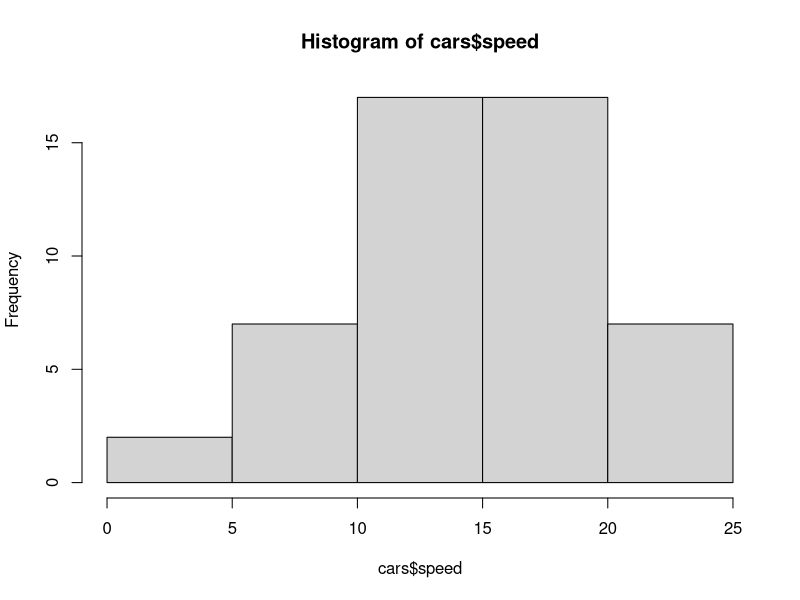
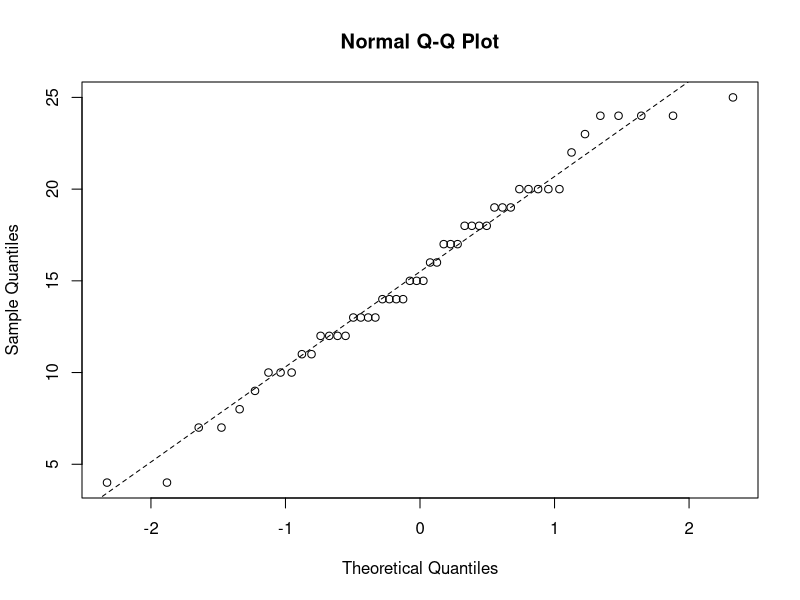
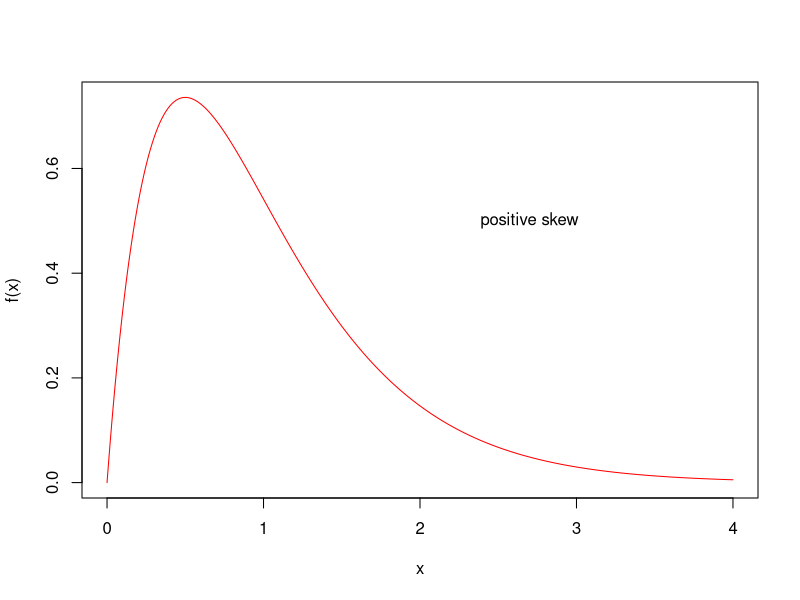
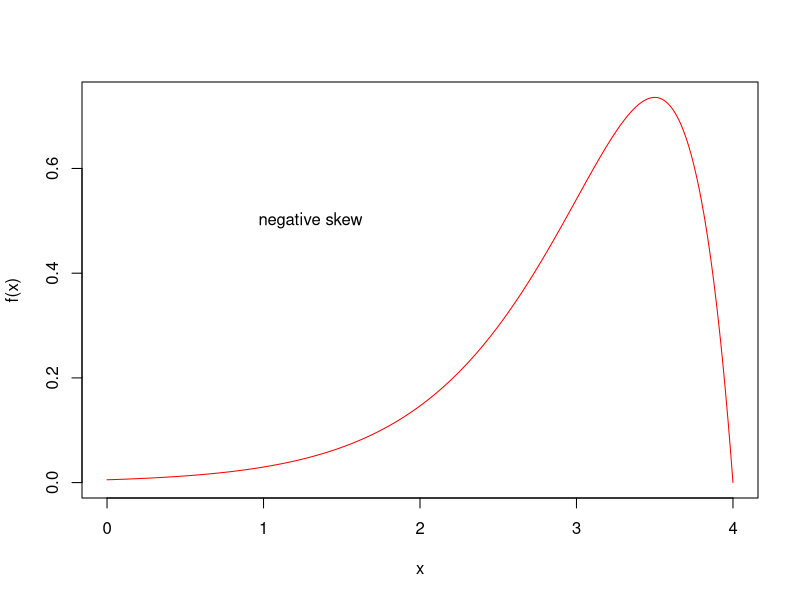
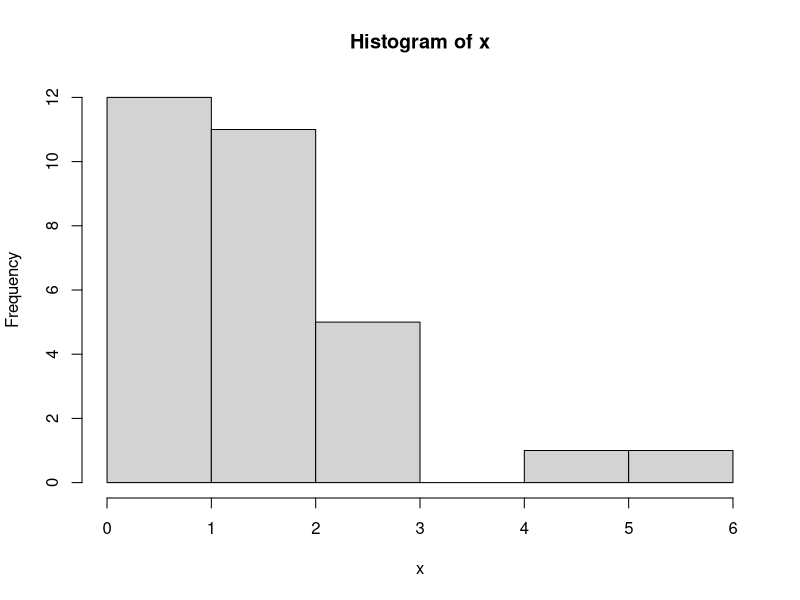
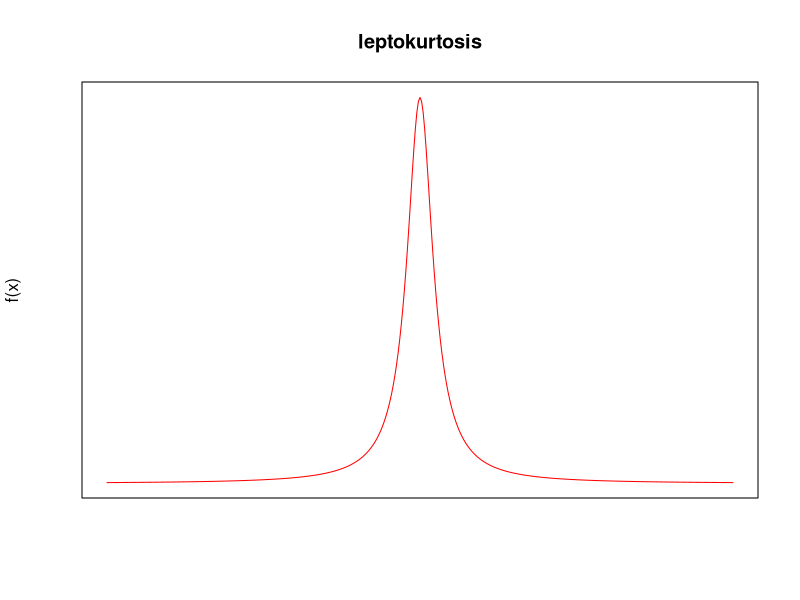
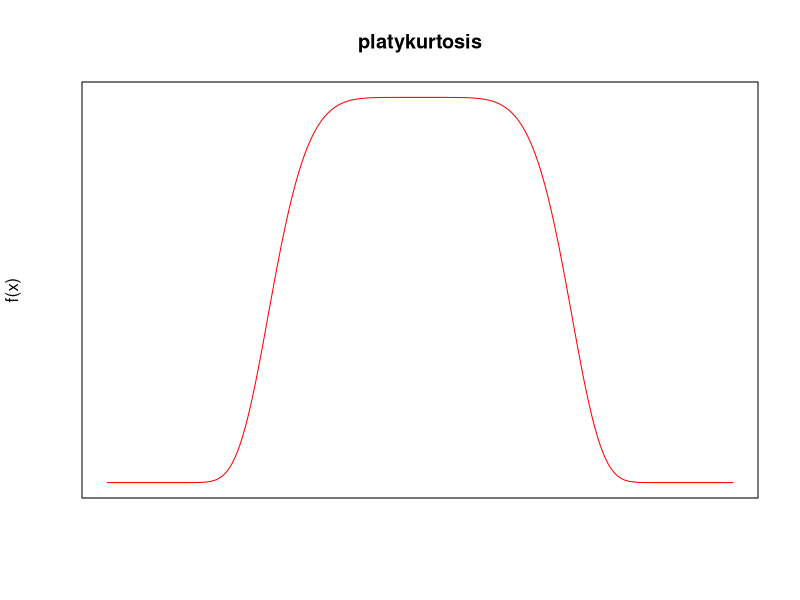
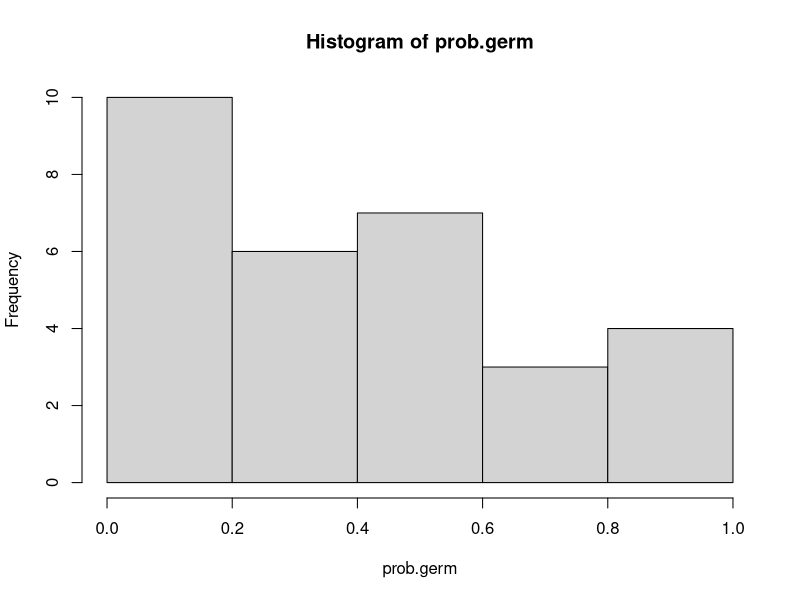

Write R code to recreate these figures, in order.
# R-Ladies Natal - Meetup
# R do zero
# Ministrante: Jeanne Franco
# Data: 21/05/21

# Testes Clássicos ----------------------------------------------------------------------------

# Amostras Simples ----------------------------------------------------------------------------

# Qual a média?
# O valor médio é significativamente diferente do esperado?
# Qual o nível de incerteza do valor médio?
# Os valores são normalmente distribuídos?
# Existem outliers?

data("cars")
library(tibble)
tibble(cars)
summary(cars$speed)
hist(cars$speed)
y <- cars$speed
y 

# Gráfico para teste de normalidade -----------------------------------------------------------

# quantile-quantile plot
# Dados normalmente distribuídos = Linha reta
# Amostras pequenas podem indicar pouca credibilidade no teste 
# de normalidade

qqnorm(y)
qqline(y, lty = 2) # Plot da linha

# O resultado apresenta apenas um leve formato de "S"

# Testes de normalidade ------------------------------------------------------------------------

# Shapiro.wilk ---------------------------------------------------------------------------------------------------------

# Hipótese nula = dados normalmente distribuídos

shapiro.test(y) # Resultado: distribuição normal (valor de p>0.05)
# Aceita-se a hipótese alternativa

x <- exp(rnorm(30))
shapiro.test(x) 

# Skew e Kurtosis -----------------------------------------------------------------------------

# Skew = assimetria
# Skew mede até que ponto uma distribuição apresenta caudas longas, 
# de um lado ou de outro da distribuição. 
# Uma distribuição normal apresenta skew = 0, pois ela é simétrica.
# Quando a cauda se distribui à direita da média: skew positiva; 
# Quando a cauda está esticada à esquerda da média: skew é negativa.

x1 <- seq(0, 4, 0.01)

plot(x1, dgamma(x1, 2, 2), type = "l", ylab = "f(x)", xlab = "x", col = "red")
text(2.7, 0.5, "positive skew")

plot(4-x1, dgamma(x1, 2, 2), type = "l", ylab = "f(x)", xlab = "x", col = "red")
text(1.3, 0.5, "negative skew")

# Função para calcular a assimetria com os dados de x

hist(x)
skew <- function(x){
  m3 <- sum((x-mean(x)) ^ 3) / length(x) # Terceiro momento da média
  s3 <- sqrt(var(x)) ^ 3
  m3/s3
}

skew(x) # Skew positiva

skew(x) / sqrt(6 / length(x)) # Para saber se é diferente de zero
# Fazemos um test t dividindo o valor observado de skew pelo erro padrao

1-pt(2.685, 28) # Probabilidade de obter um valor de 2.685 ao acaso 
# quando o valor de skew for zero.
# 28 graus de liberdade
# Os dados apresentam significante não normalidade p=0.006

# Kurtosis = relação com o pico de uma distribuição em relação ao plano do eixo x. 
# Uma distribuição cúrtica é diferente da distribuição normal em forma de sino. 
# Distribuição mais plana é chamada platicúrtica e uma distribuição mais aguda 
# chamada leptocúrtica.

plot(-200:200, 
     dcauchy(-200:200, 0, 10), type = "l", ylab = "f(x)", xlab = "", yaxt = "n",
     xaxt = "n", main = "leptokurtosis", col = "red")

xv <- seq(-2, 2, 0.01)
plot(xv, 
     exp(-abs(xv) ^ 6), type = "l", ylab = "f(x)", xlab = "", yaxt = "n",
     xaxt = "n", main = "platykurtosis", col = "red")

# Função para calcular a curtose com os dados de x

kurtosis <- function(x) {
  m4 <- sum((x-mean(x)) ^ 4) / length(x)
  s4 <- var(x) ^ 2
  m4/s4 - 3 }

kurtosis(x)

# Teste Kolmogorov-Smirnov --------------------------------------------------------------------

# Analisa o formato de uma distribuição de dados retirados de uma população
# a qual queremos saber a média
# Determina se uma distribuição subjacente difere de uma distribuição teórica
# O teste detecta diferença nas amostras em relação a escla, skewness
# Para amostras simples testa a distância entre dados observados e 
# uma distribuição ideal.
# Checa a normalidade de uma distribuição

# Teste para amostra simples

runif(30)
prob.germ <- c(0.676434301, 0.448928425, 0.853052609, 
               0.473205741, 0.164652520, 0.278773492,
               0.335581518, 0.166231713, 0.118047846, 
               0.535419890, 0.398960461, 0.820369403,
               0.596322970, 0.469289374, 0.745087779, 
               0.273681890,
               0.194832060, 0.734254131, 0.091754496, 
               0.003610658, 0.395827094, 0.181725072,
               0.399015331, 0.484991677, 0.810088073, 
               0.984973677, 0.469517935,
               0.100947151, 0.043670013, 0.150498043)

ks.test(prob.germ, "pnorm")
hist(prob.germ)

# Resultado: p < 0.05; rejeita-se a hipótese nula, distribuição diferente da 
# normal

# Teste com duas amostras ---------------------------------------------------------------------

# Comparando variâncias: Fisher's F test, var.test
# Comparando médias: Student's t test, t.test
# Comparando médias com erros nao normais: Wilcoxon's rank test, wilcox.test
# Comparando duas proporções: binomial test, prop.test

# Pressupostos

# Variância

x <- rnorm(240)
y <- rnorm(300)
var(x)
var(y)
var.test(x, y) # Amostras não apresentam diferenças na variância


# Teste t de Student (grupos independentes) ----------------------------------------------------------------------------

# Amostras independentes, variâncias constantes, erros normalmente distribuídos
# Teste paramétrico

controle  <- c(24, 35, 32, 23, 25, 22, 27, 25, 21, 42, 20, 24)
experimento <- c(50, 64, 57, 52, 58, 51, 50, 56, 55, 54, 49, 48)

shapiro.test(controle)
shapiro.test(experimento)
var.test(controle, experimento) # Amostras não apresentam diferenças na variância
t.test(controle, experimento) # Médias das amostras são diferentes
# Cálculo da média, sd, variância e boxplot

# Amostras pareadas - Teste t pareado ---------------------------------------------------------

# Observações pareadas
# Correlações entre duas medidas
# São medidas de um mesmo indivíduo ou tomadas de um mesmo local

temp.veg  <- c(22, 26, 27, 25, 28, 30, 25, 21, 23, 27, 25, 22) 
# Solo com vegetação
temp.solo.exp <- c(35, 31, 37, 38, 40, 32, 31, 33, 37, 32, 30, 33) 
# Solo exposto

t.test(temp.veg, temp.solo.exp, paired = TRUE) 
# Médias das amostras apresentam diferenças

# Testes feitos ANTES e DEPOIS de aplicar algum tratamento apresentam
# amostras pareadas, pois utilizam o mesmo grupo no experimento.

# Teste Wilcoxon -------------------------------------------------------------------------------------------------------

## Teste não paramétrico alternativo ao teste t 

x <- runif(300)
y <- runif(300)

# Antes devemos testar normalidade para saber se os dados são
# ou não paramétricos

shapiro.test(x) # Dados diferentes da dist. normal
var.test(x, y) # Variâncias não são diferentes
qqnorm(x)
qqline(x)
qqnorm(y)
qqline(y)

# Caso os dados não sejam paramétricos usar o teste:

wilcox.test(x, y) # Médias não apresentam diferenças caso p>0.05
mean(x)
mean(y)

# Correlação e covariância --------------------------------------------------------------------

# Duas variáveis contínuas são relacionadas?
# Covariância e correlação: ambas medem a relação linear entre duas variaveis
# Covariância: valores não sao padronizados e variam de menos a mais infinito
# Correlação: coeficientes padronizados e variam de 1 a -1

data("cars")
var(cars$dist)
var(cars$speed)

var(cars$dist, cars$speed) 
# Covariância

var(cars$dist, cars$speed) / sqrt(var(cars$dist) * var(cars$speed)) 
# Coeficiente de correlação pode ser calculado a partir da covariância

cor(cars$dist, cars$speed) # Correlação que gera mesmo resultado
# O defaul do R usa p método de Pearson

cor.test(cars$dist, cars$speed) # Fornece informações mais detalhadas da análise
# Valor de t, graus de liberdade, valor de p e intervalos de confiança

plot(cars$dist, cars$speed) # Gráfico

# Correlação de Pearson: teste paramétrico -----------------------------------------------------------------------------
# Pressupostos: Normalidade, homocedasticidade, relação linear e sem outliers

datasets::iris
tibble(iris)
plot(iris$Sepal.Length ~ iris$Petal.Length)
abline(lm(iris$Sepal.Length ~ iris$Petal.Length))

shapiro.test(iris$Sepal.Length) 
hist(iris$Sepal.Length)
boxplot(iris$Sepal.Length) # verifica outliers
shapiro.test(iris$Petal.Length) 
hist(iris$Petal.Length)
boxplot(iris$Petal.Length)

# Homocedasticidade
mod_reg <- lm(iris$Sepal.Length ~ iris$Petal.Length)
plot(mod_reg) # quanto mais reta a linha vermelha e mais dispersos os pontos
# melhor o modelo - Mais homocedastico

cor.test(iris$Sepal.Length, iris$Petal.Length, method = "pearson")

# Exemplo correlação spearman - Teste não paramétrico ------------------------------------------------------------------

cor.test(iris$Sepal.Length, iris$Petal.Length, method = "spearman")

# Correlação de Kendall: teste não paramétrico -------------------------------------------------------------------------

# O coeficiente de correlação Tau de Kendall serve para verificar se existe 
# correlação entre duas variáveis ordinais. É um método adequado quando 
# amostras têm tamanhos reduzidos, pois o método é mais preciso.

# Variáveis devem ter o mesmo comprimento
# Gerando valores aleatórios

datasets::trees
tibble(trees)

shapiro.test(trees$Girth) # p>0.05 = paramétrico
shapiro.test(trees$Volume) # p<0.05 = não paramétrico

cor.test(trees$Girth, trees$Volume, method = "kendall") 
cor.test(trees$Girth, trees$Volume, method = "pearson") 
plot(trees$Girth, trees$Volume, col = "darkblue")


